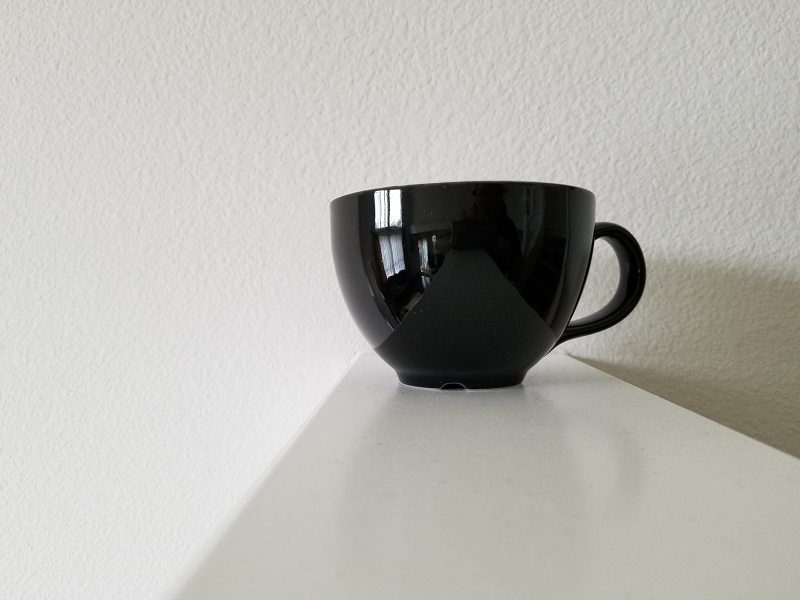
//> input picture OpenCV-applications/image1.png, 800 x 600 px; the run also reads 2 pictures not shown here
$ ./ImageCoordinates   (built with g++ and OpenCV 4)
//> lines starting //> are read from the running program, lines starting //| are printed output that depends on the picture
// Program that reads and displays and image.
/*
When the user's mouse clicks on the image, read in the corresponding pixel values (blue, green, red) and write those values as text to the screen
at the mouse location.

  Display the mouse coordinates of the individual image when clicking anywhere within the three-image display

   ________________________________________________
  |                |              |               |
  |                |              |               |
  |    RECT1       |      RECT2   |      RECT3    |
  |                |              |               |
  |                |              |               |
  |                |              |               |
  |                |              |               |
  ~~~~~~~~~~~~~~~~~~~~~~~~~~~~~~~~~~~~~~~~~~~~~~~~~
*/


#include <stdio.h>
#include <stdlib.h>
#include <opencv2/opencv.hpp>
#include <iostream>
#include <fstream>
#include <iomanip>
#include <opencv2/highgui/highgui.hpp>
#include <opencv2/imgproc/imgproc.hpp>

using namespace std;
//using namespace cv;

cv::Mat imageCanvas, image1, image2, image3, roi1, roi2, roi3;
cv::Rect rect1, rect2, rect3;
cv::Point pt(-1, -1);
bool newCoords = false;

static void onMouse(int event, int x, int y, int, void* leftCoordinate)
{
	if (event == cv::EVENT_LBUTTONDOWN)
	{
		pt.x = x;
		pt.y = y;

		//cv::Vec3b px;
		int x_adjusted;

		cout << "\n Left Mouse event caught at location : (" << x << "  " << y << ") \n";
		newCoords = true;

		//Get value of pixel (BGR):
		cv::Vec3b px = imageCanvas.at<cv::Vec3b>(cv::Point(x, y)); //big canvas px

		//since images are copied (aka hard-copied) the only way to know is to calculate the substracting on X-axis (images1 & image2)
		if (rect1.contains(cv::Point(x, y)))
		{
			cout << "\n px is inside rect1";
			x_adjusted = pt.x;

		}
		if (rect2.contains(cv::Point(x, y)))
		{
			cout << "\n px is inside rect2";
			x_adjusted = pt.x - image1.cols;
		}
		if (rect3.contains(cv::Point(x, y)))
		{
			cout << "\n px is inside rect3";
			x_adjusted = pt.x - image1.cols - image1.cols;
		}

		int blue = (int)px[0];
		int green = (int)px[1];
		int red = (int)px[2];
		string output_string = to_string(blue) + " " + to_string(green) + " " + to_string(red) + "    x:" + to_string(x_adjusted) + " y:" + to_string(pt.y);

		//grey colors look bad when text output, so using either black or white
		int textColor = (255 - (blue + green + red) / 3 < 128) ? 0 : 255;
		cout << "    Blue value is " << blue << " Green value is " << green << " Red value is " << red << "\n";
		cv::putText(imageCanvas, output_string, cv::Point(x, y), cv::FONT_HERSHEY_SIMPLEX, 0.7, cv::Scalar(textColor, textColor, textColor), 2);
		imshow("image", imageCanvas);
	}
}


int main(int argc, char** argv)
{
	//Display 3 images in 1 frame:
	//tut
	image1 = cv::imread("image1.png");
//> image1 is the input picture: 600 rows x 800 cols, CV_8UC3; mean B, G, R 175.9, 181.2, 181.9
	if (!image1.data) { cout << "Could not open or find the image" << std::endl; return -1; }

	image2 = cv::imread("image2.png");
	if (!image2.data) { cout << "Could not open or find the image" << std::endl; return -1; }

	image3 = cv::imread("image3.png");
	if (!image3.data) { cout << "Could not open or find the image" << std::endl; return -1; }

	int united_cols = image1.cols + image2.cols + image3.cols; //cols = x
//> united_cols = 2400
	int united_rows = image1.rows; //rows = y, top corner always stays the same
//> united_rows = 600

	imageCanvas = cv::Mat(united_rows, united_cols, CV_8UC3);

	rect1 = cv::Rect(0, 0, image1.cols, image1.rows);
//> rect1 = Rect(0, 0, 800, 600)
	rect2 = cv::Rect(image1.cols, 0, image2.cols, image2.rows);
//> rect2 = Rect(800, 0, 800, 600)
	rect3 = cv::Rect(image1.cols + image2.cols, 0, image3.cols, image3.rows);
//> rect3 = Rect(1600, 0, 800, 600)

	roi1 = cv::Mat(imageCanvas, rect1);
	roi2 = cv::Mat(imageCanvas, rect2);
	roi3 = cv::Mat(imageCanvas, rect3);

	image1.copyTo(roi1);
	image2.copyTo(roi2);
	image3.copyTo(roi3);

	cv::namedWindow("image");
	cv::setMouseCallback("image", onMouse);
	cv::imshow("image", imageCanvas);
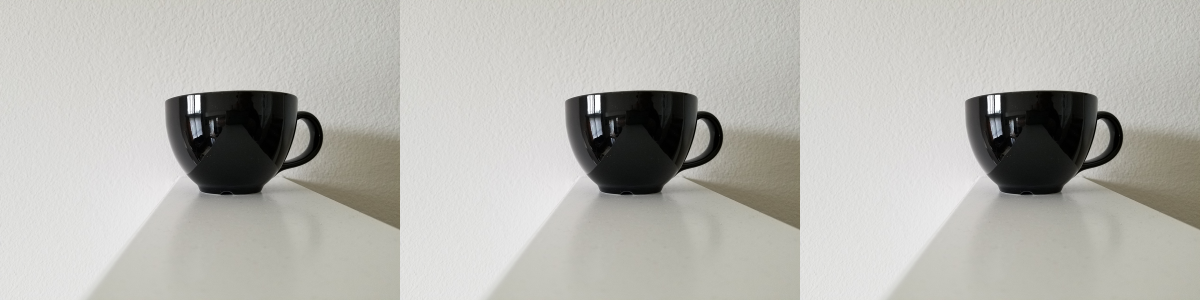
//> window 'image': 600 rows x 2400 cols, CV_8UC3 (shown at 1/2 size); mean B, G, R 175.9, 181.2, 181.9


	for (;;)
	{
		if (newCoords) //boolena variable - means a click happenned
		{
			cout << "\n Processing new coordinates event";
			//refresh big image with fresh pieces
			image1.copyTo(roi1);
			image2.copyTo(roi2);
			image3.copyTo(roi3);

		} //new coordinates

		newCoords = false;
		//imshow("image", imageCanvas);

		if ((cv::waitKey(100)) == 27) break; // allow the user to break out
//> the left mouse button is pressed and released at (1200, 300)
//|     Blue value is 2 Green value is 2 Red value is 2
//> in onMouse, `imshow("image", imageCanvas);`:
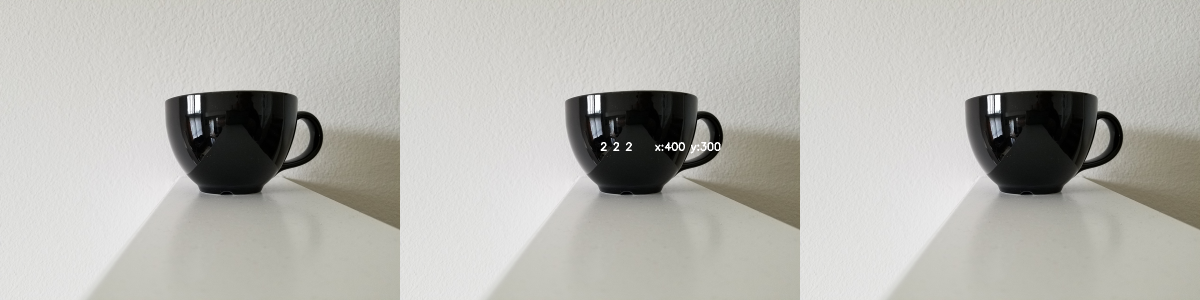
//> window 'image': 600 rows x 2400 cols, CV_8UC3 (shown at 1/2 size); mean B, G, R 176.1, 181.4, 182.1
//> the Esc key is pressed
	}

	return 0;

}
